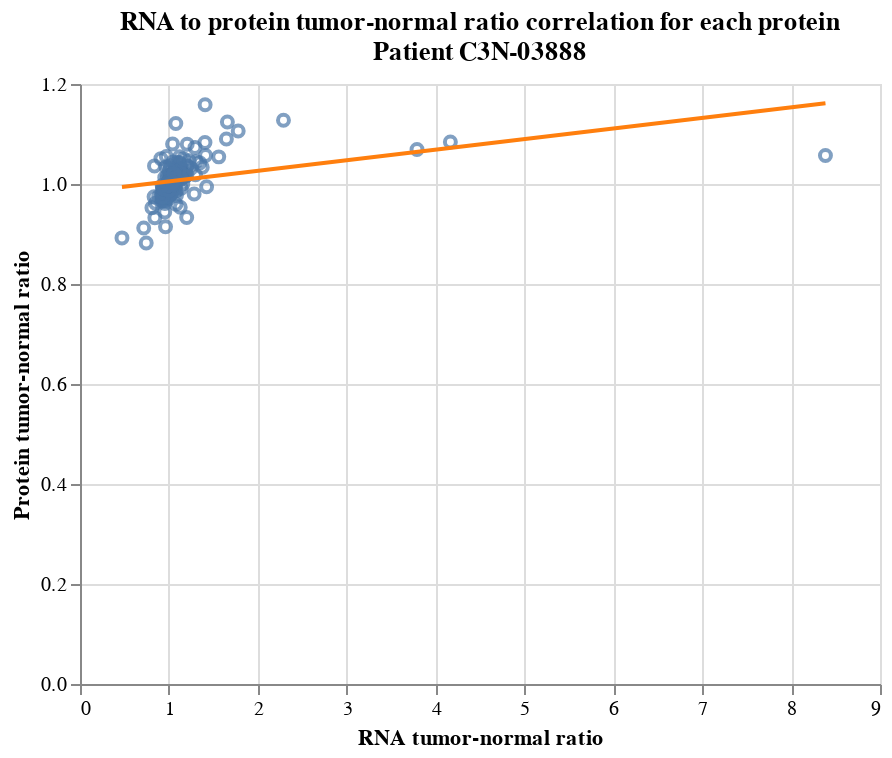

The notebook cell this image was saved under:
### Code cell
for cancer_type in ["hnscc"]:
    df = residuals[cancer_type]
    df = df[df['Gene'].isin(highest_delta_genes[cancer_type])]
    ratios = df[["Patient_ID", "Tissue", "Gene", "Proteomics", "Transcriptomics"]].\
    pivot_table(
        index=["Patient_ID", "Gene"],
        columns="Tissue",
        values=["Proteomics", "Transcriptomics"],
        aggfunc=np.mean, # To handle duplicates--temp until we get Database_ID
    ).\
    reset_index(drop=False)
    ratios = cput.reduce_multiindex(ratios, flatten=True)
    
    def make_cols_ratio(df, col1, col2, ratio_col_name):
        return df.\
        assign(**{ratio_col_name: df[col1] / df[col2]}).\
        drop(columns=[col1, col2])
    
    ratios = make_cols_ratio(
        ratios, 
        "Proteomics_Tumor", 
        "Proteomics_Normal", 
        "Prot_Tumor_Normal_Ratio"
    )
    ratios = make_cols_ratio(
        ratios, 
        "Transcriptomics_Tumor", 
        "Transcriptomics_Normal", 
        "RNA_Tumor_Normal_Ratio"
    )
    
ratios = ratios[ratios["Patient_ID"] == "C3N-03888"]

scatter = alt.Chart(ratios).mark_point().encode(
    x=alt.X(
        "RNA_Tumor_Normal_Ratio",
        title="RNA tumor-normal ratio"
    ),
    y=alt.Y(
        "Prot_Tumor_Normal_Ratio",
        title="Protein tumor-normal ratio"
    ),
    tooltip="Gene"
)

chart = (scatter + scatter.transform_regression("RNA_Tumor_Normal_Ratio", "Prot_Tumor_Normal_Ratio").mark_line(color="#FF7F0E")).properties(
    title=["RNA to protein tumor-normal ratio correlation for each protein", "Patient C3N-03888"]
)
chart

### Figure 1 — Vega-Lite specification as saved in the notebook (floating-point values rounded to 4 significant figures; data arrays with more than 128 entries replaced by an {"elided": "..."} marker saying what was removed)
{"config": {"view": {"continuousWidth": 400, "continuousHeight": 300}}, "layer": [{"mark": "point", "encoding": {"tooltip": {"type": "nominal", "field": "Gene"}, "x": {"type": "quantitative", "field": "RNA_Tumor_Normal_Ratio", "title": "RNA tumor-normal ratio"}, "y": {"type": "quantitative", "field": "Prot_Tumor_Normal_Ratio", "title": "Protein tumor-normal ratio"}}}, {"mark": {"type": "line", "color": "#FF7F0E"}, "encoding": {"tooltip": {"type": "nominal", "field": "Gene"}, "x": {"type": "quantitative", "field": "RNA_Tumor_Normal_Ratio", "title": "RNA tumor-normal ratio"}, "y": {"type": "quantitative", "field": "Prot_Tumor_Normal_Ratio", "title": "Protein tumor-normal ratio"}}, "transform": [{"on": "RNA_Tumor_Normal_Ratio", "regression": "Prot_Tumor_Normal_Ratio"}]}], "data": {"name": "data-042692ed2dc507d02ee50c0c2aa5f9c2"}, "title": ["RNA to protein tumor-normal ratio correlation for each protein", "Patient C3N-03888"], "$schema": "https://vega.github.io/schema/vega-lite/v4.8.1.json", "datasets": {"data-042692ed2dc507d02ee50c0c2aa5f9c2": {"elided": "220 records"}}}
